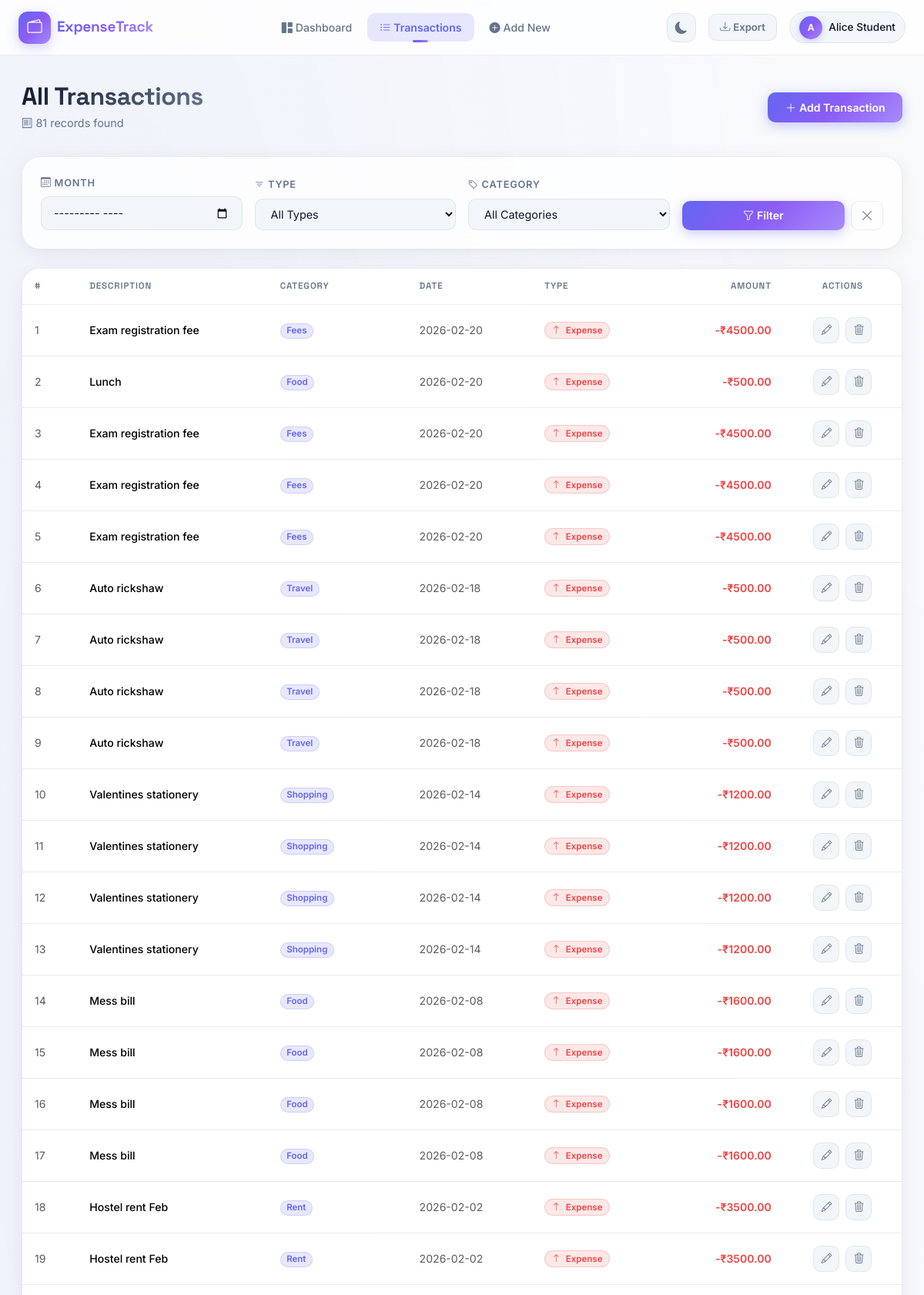
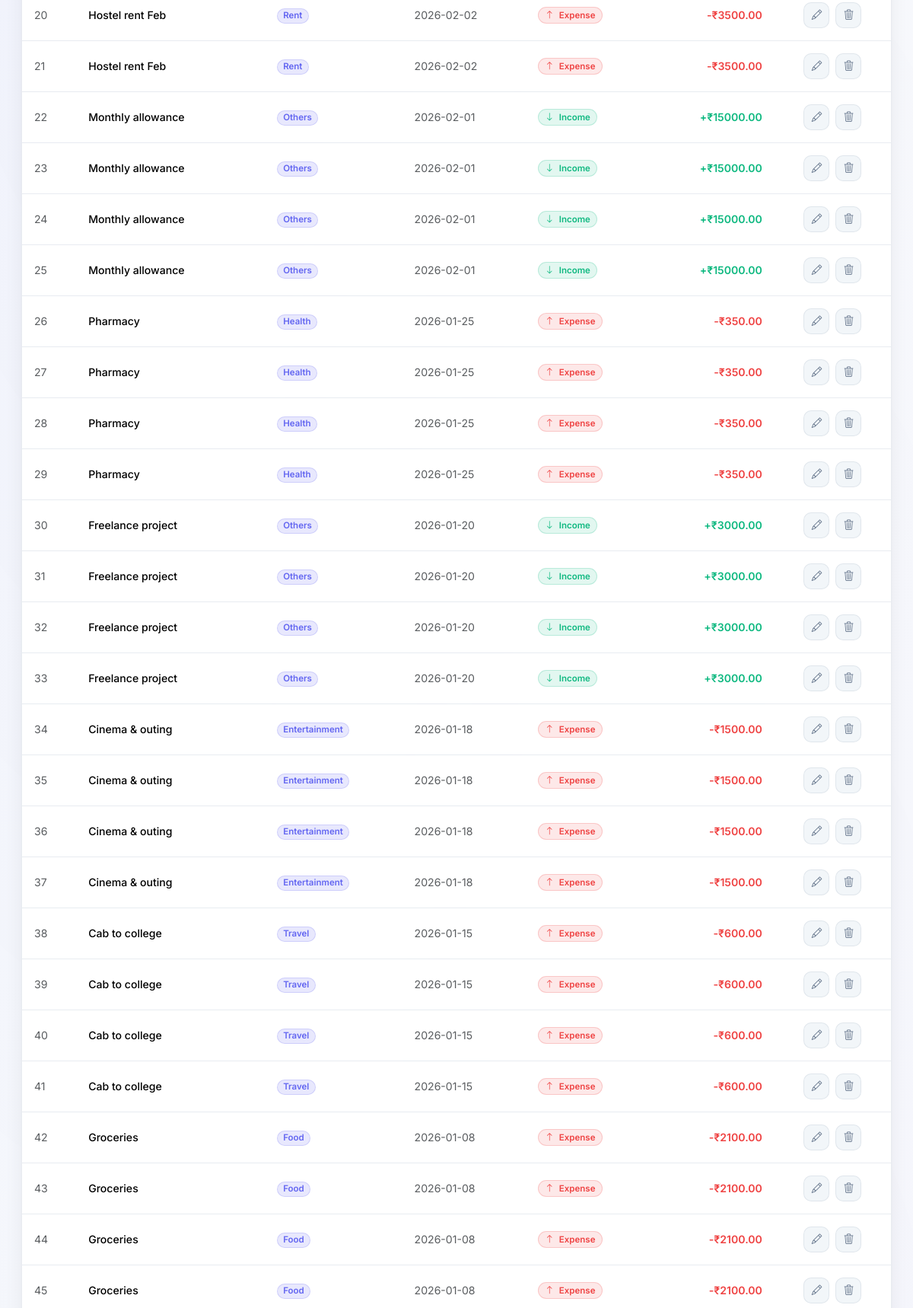
The page /transactions (signed in, upper part) on the database its author committed (2 pictures, top to bottom).
### tables this page shows
CREATE TABLE transactions (
                id          INTEGER PRIMARY KEY AUTOINCREMENT,
                user_id     INTEGER NOT NULL,
                amount      REAL    NOT NULL,
                category    TEXT    NOT NULL,
                type        TEXT    NOT NULL CHECK(type IN ("Income","Expense")),
                date        TEXT    NOT NULL,
                description TEXT,
                FOREIGN KEY (user_id) REFERENCES users(id)
            );

### app.py (the view)
@app.route('/transactions')
@login_required
def transactions():
    user_id  = session['user_id']
    month    = request.args.get('month', '')
    tx_type  = request.args.get('type', '')
    category = request.args.get('category', '')
    query  = 'SELECT * FROM transactions WHERE user_id = ?'
    params = [user_id]
    if month:
        query += ' AND strftime("%Y-%m", date) = ?'
        params.append(month)
    if tx_type:
        query += ' AND type = ?'
        params.append(tx_type)
    if category:
        query += ' AND category = ?'
        params.append(category)
    query += ' ORDER BY date DESC'
    with get_db() as conn:
        txs = conn.execute(query, params).fetchall()
    return render_template('transactions.html',
        transactions=txs,
        categories=CATEGORIES,
        selected_month=month,
        selected_type=tx_type,
        selected_category=category
    )

### app.py (called while the page is built)
def get_db():
    conn = sqlite3.connect(DATABASE)
    conn.row_factory = sqlite3.Row  # Allows dict-like access to rows
    return conn

def login_required(f):
    @wraps(f)
    def decorated(*args, **kwargs):
        if 'user_id' not in session:
            flash('Please log in to access this page.', 'warning')
            return redirect(url_for('login'))
        return f(*args, **kwargs)
    return decorated

### templates/transactions.html (shortened to what this page needs)
{% extends "base.html" %}
{% block content %}
<div class="page-container">
    <div class="page-header">
        <div>
            <h1 class="page-title">All Transactions</h1>
            <p class="page-subtitle">
                <i class="bi bi-receipt me-1"></i>{{ transactions|length }} record{{ 's' if transactions|length != 1 else '' }} found
            </p>
        </div>
        <a href="{{ url_for('add_transaction') }}" class="btn btn-primary-custom">
            <i class="bi bi-plus-lg me-1"></i>Add Transaction
        </a>
    </div>
    <div class="filter-card mb-4">
        <form method="GET" class="row g-3 align-items-end">
            <div class="col-sm-4 col-lg-3">
                <label class="form-label-custom">
                    <i class="bi bi-calendar3 me-1"></i>Month
                </label>
                <input type="month" name="month" value="{{ selected_month }}"
                       class="form-control form-control-custom" style="padding-left: 1rem;">
            </div>
            <div class="col-sm-4 col-lg-3">
                <label class="form-label-custom">
                    <i class="bi bi-filter me-1"></i>Type
                </label>
                <select name="type" class="form-select form-select-custom" style="padding-left: 1rem;">
                    <option value="">All Types</option>
                </select>
            </div>
            <div class="col-sm-4 col-lg-3">
                <label class="form-label-custom">
                    <i class="bi bi-tag me-1"></i>Category
                </label>
                <select name="category" class="form-select form-select-custom" style="padding-left: 1rem;">
                    <option value="">All Categories</option>
                </select>
            </div>
            <div class="col-lg-3 d-flex gap-2">
                <button type="submit" class="btn btn-primary-custom flex-grow-1">
                    <i class="bi bi-funnel me-1"></i>Filter
                </button>
                <a href="{{ url_for('transactions') }}" class="btn btn-outline-secondary" style="border-radius: var(--radius-sm); border-color: var(--border); color: var(--text-2);">
                    <i class="bi bi-x-lg"></i>
                </a>
            </div>
        </form>
    </div>
    <div class="card-custom">
        <div class="card-custom-body p-0">
            {% if transactions %}
            <div class="table-responsive">
                <table class="table table-custom mb-0">
                    <thead>
                        <tr>
                            <th>#</th>
                            <th>Description</th>
                            <th>Category</th>
                            <th>Date</th>
                            <th>Type</th>
                            <th class="text-end">Amount</th>
                            <th class="text-center">Actions</th>
                        </tr>
                    </thead>
                    <tbody>
                        {% for tx in transactions %}
                        <tr class="tx-row">
                            <td class="text-muted">{{ loop.index }}</td>
                            <td>
                                <div class="tx-desc fw-500">{{ tx.description or '—' }}</div>
                            </td>
                            <td>
                                <span class="badge badge-category">{{ tx.category }}</span>
                            </td>
                            <td class="text-muted">{{ tx.date }}</td>
                            <td>
                                <span class="badge {% if tx.type == 'Income' %}badge-income{% else %}badge-expense{% endif %}">
                                    <i class="bi bi-{% if tx.type == 'Income' %}arrow-down{% else %}arrow-up{% endif %} me-1"></i>
                                    {{ tx.type }}
                                </span>
                            </td>
                            <td class="text-end fw-600 {% if tx.type == 'Income' %}text-income{% else %}text-expense{% endif %}">
                                {% if tx.type == 'Income' %}+{% else %}-{% endif %}₹{{ "%.2f"|format(tx.amount) }}
                            </td>
                            <td class="text-center">
                                <div class="d-flex gap-2 justify-content-center">
                                    <a href="{{ url_for('edit_transaction', tx_id=tx.id) }}"
                                       class="btn btn-action btn-edit" title="Edit">
                                        <i class="bi bi-pencil"></i>
                                    </a>
                                    <form method="POST" action="{{ url_for('delete_transaction', tx_id=tx.id) }}"
                                          onsubmit="return confirm('Delete this transaction?')">
                                        <button type="submit" class="btn btn-action btn-delete" title="Delete">
                                            <i class="bi bi-trash3"></i>
                                        </button>
                                    </form>
                                </div>
                            </td>
                        </tr>
                        {% endfor %}
                    </tbody>
                </table>
            </div>
            {% endif %}
        </div>
    </div>
</div>
{% endblock %}

### rows shown on the page
transactions: description "Exam registration fee", category "Fees", date "2026-02-20", type "Expense", amount "4500.00"
transactions: description "Lunch", category "Food", date "2026-02-20", type "Expense", amount "500.00"
transactions: description "Exam registration fee", category "Fees", date "2026-02-20", type "Expense", amount "4500.00"
transactions: description "Exam registration fee", category "Fees", date "2026-02-20", type "Expense", amount "4500.00"
transactions: description "Exam registration fee", category "Fees", date "2026-02-20", type "Expense", amount "4500.00"
transactions: description "Auto rickshaw", category "Travel", date "2026-02-18", type "Expense", amount "500.00"
transactions: description "Auto rickshaw", category "Travel", date "2026-02-18", type "Expense", amount "500.00"
transactions: description "Auto rickshaw", category "Travel", date "2026-02-18", type "Expense", amount "500.00"
transactions: description "Auto rickshaw", category "Travel", date "2026-02-18", type "Expense", amount "500.00"
transactions: description "Valentines stationery", category "Shopping", date "2026-02-14", type "Expense", amount "1200.00"
transactions: description "Valentines stationery", category "Shopping", date "2026-02-14", type "Expense", amount "1200.00"
transactions: description "Valentines stationery", category "Shopping", date "2026-02-14", type "Expense", amount "1200.00"
transactions: description "Valentines stationery", category "Shopping", date "2026-02-14", type "Expense", amount "1200.00"
transactions: description "Mess bill", category "Food", date "2026-02-08", type "Expense", amount "1600.00"
transactions: description "Mess bill", category "Food", date "2026-02-08", type "Expense", amount "1600.00"
transactions: description "Mess bill", category "Food", date "2026-02-08", type "Expense", amount "1600.00"
transactions: description "Mess bill", category "Food", date "2026-02-08", type "Expense", amount "1600.00"
transactions: description "Hostel rent Feb", category "Rent", date "2026-02-02", type "Expense", amount "3500.00"
transactions: description "Hostel rent Feb", category "Rent", date "2026-02-02", type "Expense", amount "3500.00"
transactions: description "Hostel rent Feb", category "Rent", date "2026-02-02", type "Expense", amount "3500.00"
transactions: description "Hostel rent Feb", category "Rent", date "2026-02-02", type "Expense", amount "3500.00"
transactions: description "Monthly allowance", category "Others", date "2026-02-01", type "Income", amount "15000.00"
transactions: description "Monthly allowance", category "Others", date "2026-02-01", type "Income", amount "15000.00"
transactions: description "Monthly allowance", category "Others", date "2026-02-01", type "Income", amount "15000.00"
transactions: description "Monthly allowance", category "Others", date "2026-02-01", type "Income", amount "15000.00"
transactions: description "Pharmacy", category "Health", date "2026-01-25", type "Expense", amount "350.00"
transactions: description "Pharmacy", category "Health", date "2026-01-25", type "Expense", amount "350.00"
transactions: description "Pharmacy", category "Health", date "2026-01-25", type "Expense", amount "350.00"
transactions: description "Pharmacy", category "Health", date "2026-01-25", type "Expense", amount "350.00"
transactions: description "Freelance project", category "Others", date "2026-01-20", type "Income", amount "3000.00"
transactions: description "Freelance project", category "Others", date "2026-01-20", type "Income", amount "3000.00"
transactions: description "Freelance project", category "Others", date "2026-01-20", type "Income", amount "3000.00"
transactions: description "Freelance project", category "Others", date "2026-01-20", type "Income", amount "3000.00"
transactions: description "Cinema & outing", category "Entertainment", date "2026-01-18", type "Expense", amount "1500.00"
transactions: description "Cinema & outing", category "Entertainment", date "2026-01-18", type "Expense", amount "1500.00"
transactions: description "Cinema & outing", category "Entertainment", date "2026-01-18", type "Expense", amount "1500.00"
transactions: description "Cinema & outing", category "Entertainment", date "2026-01-18", type "Expense", amount "1500.00"
transactions: description "Cab to college", category "Travel", date "2026-01-15", type "Expense", amount "600.00"
transactions: description "Cab to college", category "Travel", date "2026-01-15", type "Expense", amount "600.00"
transactions: description "Cab to college", category "Travel", date "2026-01-15", type "Expense", amount "600.00"
transactions: description "Cab to college", category "Travel", date "2026-01-15", type "Expense", amount "600.00"
transactions: description "Groceries", category "Food", date "2026-01-08", type "Expense", amount "2100.00"
transactions: description "Groceries", category "Food", date "2026-01-08", type "Expense", amount "2100.00"
transactions: description "Groceries", category "Food", date "2026-01-08", type "Expense", amount "2100.00"
transactions: description "Groceries", category "Food", date "2026-01-08", type "Expense", amount "2100.00"

### other values the page prints
{{ session.user_name[0].upper() }} "A"
{{ session.user_name }} "Alice Student"
{{ transactions|length }} "81"
{{ 's' if transactions|length != 1 else '' }} "s"
